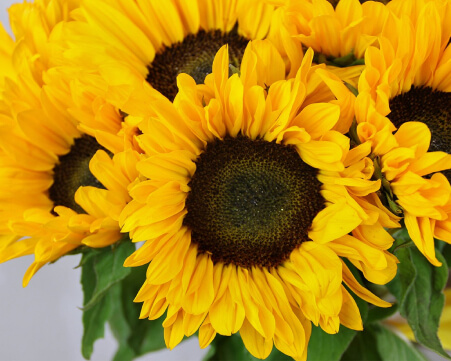
#> input picture tests/0.jpeg, 451 x 361 px
$ python -i features.py   (imports and definitions only)
#> lines starting #> are read from the running program, lines starting #| are printed output that depends on the picture; after the words box and inside, x2 and y2 are one past the last pixel; in counts of white or black regions, pixels touching at a corner belong together
#> further down, picture is the input picture: shape (361, 451, 3); mean B, G, R 19, 139.1, 181.3
import cv2
import numpy as np


# [120 lines left out: functions contrast_flower, amount_of_green, amount_of_yellow, amount_of_red, avg_saturation, avg_brightness and 1 more, not called in this run]


def bud_shape(image: np.ndarray) -> float:
    """
    Computes the elongation ratio of the object to identify flower bud shapes, typically elongated for certain flowers.

    Args:
        image (np.ndarray): Input image in BGR format.

    Returns:
        float: The elongation ratio (higher values for elongated shapes).
    """
    gray_image = cv2.cvtColor(image, cv2.COLOR_BGR2GRAY)
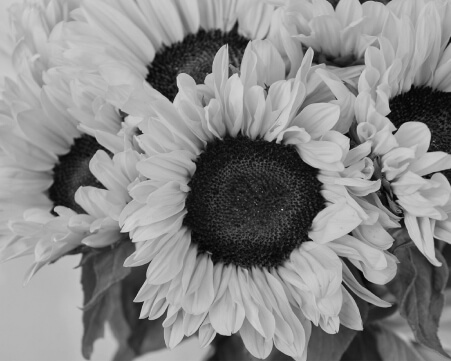
#> gray_image: shape (361, 451); min 3, max 213, mean 138
    _, binary_image = cv2.threshold(
        gray_image, 50, 255, cv2.THRESH_BINARY + cv2.THRESH_OTSU
    )
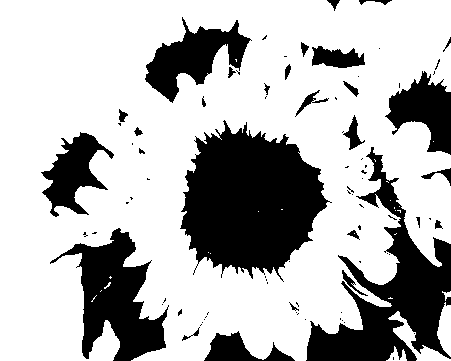
#> binary_image: shape (361, 451); 71.3% white; 84 black regions (55 under 20 px)
    contours, _ = cv2.findContours(
        binary_image, cv2.RETR_EXTERNAL, cv2.CHAIN_APPROX_SIMPLE
    )
#> contours = 19 contours, 14 with area under 20; largest, box (x1, y1, x2, y2) and area: (0, 0, 451, 361) 137570, (388, 311, 451, 361) 660, (437, 302, 451, 357) 470, (386, 346, 407, 361) 106, (442, 291, 451, 301) 26

    if not contours:
        return 0.0
    largest_contour = max(contours, key=cv2.contourArea)
#> largest_contour = contour of 1050 points, box (x1, y1, x2, y2) (0, 0, 451, 361), area 137570
    _, _, width, height = cv2.boundingRect(largest_contour)
#> width = 451; height = 361

    if height == 0:
        return 0.0
    return max(width, height) / min(width, height)


# [95 lines left out: functions count_objects, contour_complexity, object_density, elongated_shapes_ratio, not called in this run]


feature_functions = {
    "contrast_flower": contrast_flower,
    "amount_of_yellow": amount_of_yellow,
    "amount_of_red": amount_of_red,
    "amount_of_green": amount_of_green,
    "avg_saturation": avg_saturation,
    "avg_brightness": avg_brightness,
    "circularity": circularity,
    "bud_shape": bud_shape,
    "count_objects": count_objects,
    "contour_complexity": contour_complexity,
    "object_density": object_density,
    "elongated_shapes_ratio": elongated_shapes_ratio,
}

>>> import cv2
>>> picture = cv2.imread('../tests/0.jpeg')
>>> result = bud_shape(picture)
#> result = 1.25
